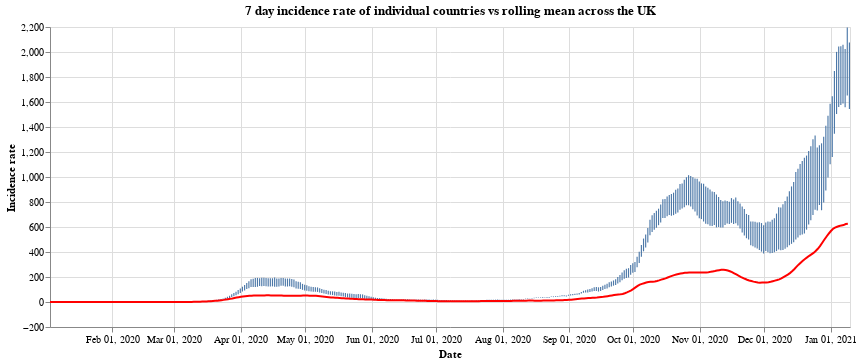

The notebook cell this image was saved under:
### Code cell
#collapse
countries = uk_cases['areaName'].unique()
countries.sort()

selection = alt.selection_single(
    name='Select',
    fields=['areaName'],
    init={'areaName': 'Wales'},
    bind={'areaName': alt.binding_select(options=countries)}
)

# scatter plot, modify opacity based on selection
bars = alt.Chart(uk_cases).mark_bar().add_selection(
    selection
).encode(
    x=alt.X("yearmonthdate(date):T", axis=alt.Axis(title='Date')),
    y=alt.Y("weeklyCasesRate:Q", axis=alt.Axis(title='Incidence rate')),
    tooltip='weeklyCasesRate:Q',
    opacity=alt.condition(selection, alt.value(1), alt.value(0))
).properties(title=f'7 day incidence rate of individual countries vs rolling mean across the UK', width=800)

line = alt.Chart(overview_cases).mark_line(
    color='red',
    size=2,
).transform_window(
    rolling_mean='mean(weeklyCasesRate)',
    frame=[0, 7]
).encode(
    x='yearmonthdate(date):T',
    y='rolling_mean:Q'
)

alt.layer(bars, line)

### Figure 1 — Vega-Lite specification as saved in the notebook (floating-point values rounded to 4 significant figures; data arrays with more than 128 entries replaced by an {"elided": "..."} marker saying what was removed)
{"config": {"view": {"continuousWidth": 400, "continuousHeight": 300}}, "layer": [{"data": {"name": "data-cc205d7449511311eea3d5f01e42714a"}, "mark": "bar", "encoding": {"opacity": {"condition": {"value": 1, "selection": "Select"}, "value": 0}, "tooltip": {"type": "quantitative", "field": "weeklyCasesRate"}, "x": {"type": "temporal", "axis": {"title": "Date"}, "field": "date", "timeUnit": "yearmonthdate"}, "y": {"type": "quantitative", "axis": {"title": "Incidence rate"}, "field": "weeklyCasesRate"}}, "selection": {"Select": {"type": "single", "fields": ["areaName"], "init": {"areaName": "Wales"}, "bind": {"areaName": {"input": "select", "options": ["England", "Northern Ireland", "Scotland", "Wales"]}}}}, "title": "7 day incidence rate of individual countries vs rolling mean across the UK", "width": 800}, {"data": {"name": "data-368085ce5b07cbdf58876bcde44172c5"}, "mark": {"type": "line", "color": "red", "size": 2}, "encoding": {"x": {"type": "temporal", "field": "date", "timeUnit": "yearmonthdate"}, "y": {"type": "quantitative", "field": "rolling_mean"}}, "transform": [{"window": [{"op": "mean", "field": "weeklyCasesRate", "as": "rolling_mean"}], "frame": [0, 7]}]}], "$schema": "https://vega.github.io/schema/vega-lite/v4.8.1.json", "datasets": {"data-cc205d7449511311eea3d5f01e42714a": {"elided": "1492 records"}, "data-368085ce5b07cbdf58876bcde44172c5": {"elided": "373 records"}}}
